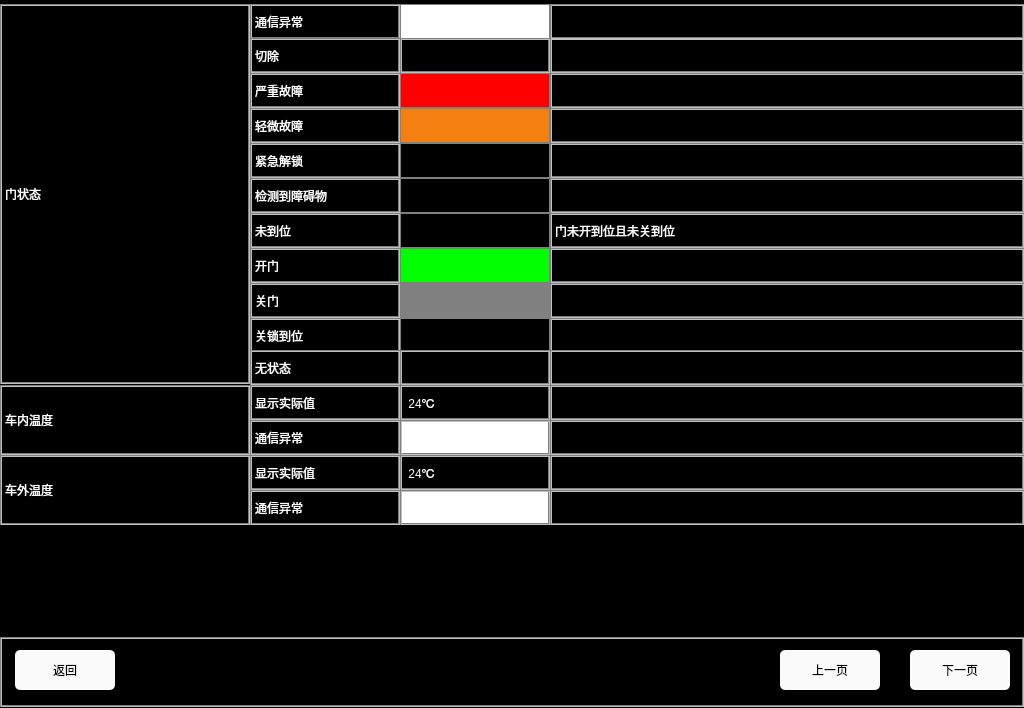
<?xml version="1.0" encoding="UTF-8"?>
<ui version="4.0">
 <class>RunstateHelpPage3</class>
 <widget class="QWidget" name="RunstateHelpPage3">
  <property name="geometry">
   <rect>
    <x>0</x>
    <y>0</y>
    <width>1024</width>
    <height>708</height>
   </rect>
  </property>
  <property name="windowTitle">
   <string>Form</string>
  </property>
  <property name="styleSheet">
   <string notr="true">QLabel
{
	color: white;
	border: 2px groove, gray;
    border-color: gray;
	font: 20px, &quot;SimHei&quot;;	
}

QWidget
{
	background-color: black;
}

QPushButton
{
	font: 20px, &quot;SimHei&quot;;
    color: black;
	background-color: rgb(250, 250, 250);
	border-radius: 5px;
}</string>
  </property>
  <widget class="QLabel" name="label_defaultInfo1_1">
   <property name="geometry">
    <rect>
     <x>400</x>
     <y>385</y>
     <width>150</width>
     <height>35</height>
    </rect>
   </property>
   <property name="styleSheet">
    <string notr="true"/>
   </property>
   <property name="text">
    <string> 24℃</string>
   </property>
  </widget>
  <widget class="QLabel" name="label_defaultInfo1">
   <property name="geometry">
    <rect>
     <x>250</x>
     <y>385</y>
     <width>150</width>
     <height>35</height>
    </rect>
   </property>
   <property name="text">
    <string>显示实际值</string>
   </property>
  </widget>
  <widget class="QLabel" name="label_voltage">
   <property name="geometry">
    <rect>
     <x>0</x>
     <y>4</y>
     <width>250</width>
     <height>380</height>
    </rect>
   </property>
   <property name="text">
    <string>门状态</string>
   </property>
  </widget>
  <widget class="QLabel" name="label_voltage4_2">
   <property name="geometry">
    <rect>
     <x>550</x>
     <y>178</y>
     <width>474</width>
     <height>35</height>
    </rect>
   </property>
   <property name="text">
    <string/>
   </property>
  </widget>
  <widget class="QLabel" name="label_defaultInfo1_7">
   <property name="geometry">
    <rect>
     <x>400</x>
     <y>455</y>
     <width>150</width>
     <height>35</height>
    </rect>
   </property>
   <property name="styleSheet">
    <string notr="true"/>
   </property>
   <property name="text">
    <string> 24℃</string>
   </property>
  </widget>
  <widget class="QLabel" name="label_breakLevel2_1">
   <property name="geometry">
    <rect>
     <x>400</x>
     <y>318</y>
     <width>150</width>
     <height>35</height>
    </rect>
   </property>
   <property name="styleSheet">
    <string notr="true">image: url(:/image/lock.png);
 border: 1px solid gray;</string>
   </property>
   <property name="text">
    <string/>
   </property>
  </widget>
  <widget class="QLabel" name="label_current1_2">
   <property name="geometry">
    <rect>
     <x>550</x>
     <y>213</y>
     <width>474</width>
     <height>35</height>
    </rect>
   </property>
   <property name="text">
    <string>门未开到位且未关到位</string>
   </property>
  </widget>
  <widget class="QLabel" name="label_breakLevel1_1">
   <property name="geometry">
    <rect>
     <x>400</x>
     <y>283</y>
     <width>150</width>
     <height>35</height>
    </rect>
   </property>
   <property name="styleSheet">
    <string notr="true">font: 20px, SimHei; color: rgb(0,0,0); background-color: gray; border: 1px solid gray;</string>
   </property>
   <property name="text">
    <string/>
   </property>
  </widget>
  <widget class="QLabel" name="label_voltage4">
   <property name="geometry">
    <rect>
     <x>250</x>
     <y>178</y>
     <width>150</width>
     <height>35</height>
    </rect>
   </property>
   <property name="text">
    <string>检测到障碍物</string>
   </property>
  </widget>
  <widget class="QLabel" name="label_breakLevel1">
   <property name="geometry">
    <rect>
     <x>250</x>
     <y>283</y>
     <width>150</width>
     <height>35</height>
    </rect>
   </property>
   <property name="text">
    <string>关门</string>
   </property>
  </widget>
  <widget class="QLabel" name="label_viewComment">
   <property name="geometry">
    <rect>
     <x>550</x>
     <y>73</y>
     <width>474</width>
     <height>35</height>
    </rect>
   </property>
   <property name="text">
    <string/>
   </property>
  </widget>
  <widget class="QLabel" name="label_defaultInfo1_5">
   <property name="geometry">
    <rect>
     <x>550</x>
     <y>420</y>
     <width>474</width>
     <height>35</height>
    </rect>
   </property>
   <property name="text">
    <string/>
   </property>
  </widget>
  <widget class="QLabel" name="label_voltage3_2">
   <property name="geometry">
    <rect>
     <x>550</x>
     <y>143</y>
     <width>474</width>
     <height>35</height>
    </rect>
   </property>
   <property name="text">
    <string/>
   </property>
  </widget>
  <widget class="QLabel" name="label_current1_1">
   <property name="geometry">
    <rect>
     <x>400</x>
     <y>213</y>
     <width>150</width>
     <height>35</height>
    </rect>
   </property>
   <property name="styleSheet">
    <string notr="true">image: url(:/image/doorOpenError.png); border: 1px solid gray;</string>
   </property>
   <property name="text">
    <string/>
   </property>
  </widget>
  <widget class="QLabel" name="label_breakLevel">
   <property name="geometry">
    <rect>
     <x>0</x>
     <y>385</y>
     <width>250</width>
     <height>70</height>
    </rect>
   </property>
   <property name="text">
    <string>车内温度</string>
   </property>
  </widget>
  <widget class="QLabel" name="label_defaultInfo1_2">
   <property name="geometry">
    <rect>
     <x>550</x>
     <y>385</y>
     <width>474</width>
     <height>35</height>
    </rect>
   </property>
   <property name="text">
    <string/>
   </property>
  </widget>
  <widget class="QLabel" name="label_voltage1">
   <property name="geometry">
    <rect>
     <x>250</x>
     <y>108</y>
     <width>150</width>
     <height>35</height>
    </rect>
   </property>
   <property name="text">
    <string>轻微故障</string>
   </property>
  </widget>
  <widget class="QLabel" name="label_voltage1_1">
   <property name="geometry">
    <rect>
     <x>400</x>
     <y>108</y>
     <width>150</width>
     <height>35</height>
    </rect>
   </property>
   <property name="styleSheet">
    <string notr="true">font: 20px, SimHei; color: rgb(0,0,0); background-color: rgb(244,128, 17); border: 1px solid gray;</string>
   </property>
   <property name="text">
    <string/>
   </property>
  </widget>
  <widget class="QLabel" name="label_defaultInfo1_6">
   <property name="geometry">
    <rect>
     <x>550</x>
     <y>455</y>
     <width>474</width>
     <height>35</height>
    </rect>
   </property>
   <property name="text">
    <string/>
   </property>
  </widget>
  <widget class="QLabel" name="label_voltage1_2">
   <property name="geometry">
    <rect>
     <x>550</x>
     <y>108</y>
     <width>474</width>
     <height>35</height>
    </rect>
   </property>
   <property name="text">
    <string/>
   </property>
  </widget>
  <widget class="QLabel" name="label_voltage3">
   <property name="geometry">
    <rect>
     <x>250</x>
     <y>143</y>
     <width>150</width>
     <height>35</height>
    </rect>
   </property>
   <property name="text">
    <string>紧急解锁</string>
   </property>
  </widget>
  <widget class="QLabel" name="label_current2_2">
   <property name="geometry">
    <rect>
     <x>550</x>
     <y>248</y>
     <width>474</width>
     <height>35</height>
    </rect>
   </property>
   <property name="text">
    <string/>
   </property>
  </widget>
  <widget class="QLabel" name="label_breakLevel2_2">
   <property name="geometry">
    <rect>
     <x>550</x>
     <y>318</y>
     <width>474</width>
     <height>35</height>
    </rect>
   </property>
   <property name="text">
    <string/>
   </property>
  </widget>
  <widget class="QLabel" name="label_current1">
   <property name="geometry">
    <rect>
     <x>250</x>
     <y>213</y>
     <width>150</width>
     <height>35</height>
    </rect>
   </property>
   <property name="text">
    <string>未到位</string>
   </property>
  </widget>
  <widget class="QLabel" name="label_voltage3_1">
   <property name="geometry">
    <rect>
     <x>400</x>
     <y>143</y>
     <width>150</width>
     <height>35</height>
    </rect>
   </property>
   <property name="styleSheet">
    <string notr="true">image: url(:/image/doorEmergency.png); border: 1px solid gray;</string>
   </property>
   <property name="text">
    <string/>
   </property>
  </widget>
  <widget class="QLabel" name="label_current2">
   <property name="geometry">
    <rect>
     <x>250</x>
     <y>248</y>
     <width>150</width>
     <height>35</height>
    </rect>
   </property>
   <property name="text">
    <string>开门</string>
   </property>
  </widget>
  <widget class="QLabel" name="label_defaultInfo1_10">
   <property name="geometry">
    <rect>
     <x>250</x>
     <y>490</y>
     <width>150</width>
     <height>35</height>
    </rect>
   </property>
   <property name="text">
    <string>通信异常</string>
   </property>
  </widget>
  <widget class="QLabel" name="label_voltage4_1">
   <property name="geometry">
    <rect>
     <x>400</x>
     <y>178</y>
     <width>150</width>
     <height>35</height>
    </rect>
   </property>
   <property name="styleSheet">
    <string notr="true">image: url(:/image/doorBlock.png); border: 1px solid gray;</string>
   </property>
   <property name="text">
    <string/>
   </property>
  </widget>
  <widget class="QLabel" name="label_defaultInfo1_8">
   <property name="geometry">
    <rect>
     <x>250</x>
     <y>455</y>
     <width>150</width>
     <height>35</height>
    </rect>
   </property>
   <property name="text">
    <string>显示实际值</string>
   </property>
  </widget>
  <widget class="QLabel" name="label_defaultInfo">
   <property name="geometry">
    <rect>
     <x>0</x>
     <y>455</y>
     <width>250</width>
     <height>70</height>
    </rect>
   </property>
   <property name="text">
    <string>车外温度</string>
   </property>
  </widget>
  <widget class="QLabel" name="label_defaultInfo1_11">
   <property name="geometry">
    <rect>
     <x>400</x>
     <y>490</y>
     <width>150</width>
     <height>35</height>
    </rect>
   </property>
   <property name="styleSheet">
    <string notr="true">background-color: white;</string>
   </property>
   <property name="text">
    <string/>
   </property>
  </widget>
  <widget class="QLabel" name="label_viewCondition">
   <property name="geometry">
    <rect>
     <x>250</x>
     <y>73</y>
     <width>150</width>
     <height>35</height>
    </rect>
   </property>
   <property name="text">
    <string>严重故障</string>
   </property>
  </widget>
  <widget class="QLabel" name="label_defaultInfo1_3">
   <property name="geometry">
    <rect>
     <x>400</x>
     <y>420</y>
     <width>150</width>
     <height>35</height>
    </rect>
   </property>
   <property name="styleSheet">
    <string notr="true">background-color: white;</string>
   </property>
   <property name="text">
    <string/>
   </property>
  </widget>
  <widget class="QLabel" name="label_breakLevel2">
   <property name="geometry">
    <rect>
     <x>250</x>
     <y>318</y>
     <width>150</width>
     <height>35</height>
    </rect>
   </property>
   <property name="text">
    <string>关锁到位</string>
   </property>
  </widget>
  <widget class="QLabel" name="label_viewItem">
   <property name="geometry">
    <rect>
     <x>400</x>
     <y>73</y>
     <width>150</width>
     <height>35</height>
    </rect>
   </property>
   <property name="styleSheet">
    <string notr="true">font: 20px, SimHei; color: rgb(0,0,0); background-color: red; border: 1px solid gray;</string>
   </property>
   <property name="text">
    <string/>
   </property>
  </widget>
  <widget class="QLabel" name="label_defaultInfo1_4">
   <property name="geometry">
    <rect>
     <x>250</x>
     <y>420</y>
     <width>150</width>
     <height>35</height>
    </rect>
   </property>
   <property name="text">
    <string>通信异常</string>
   </property>
  </widget>
  <widget class="QLabel" name="label_defaultInfo1_9">
   <property name="geometry">
    <rect>
     <x>550</x>
     <y>490</y>
     <width>474</width>
     <height>35</height>
    </rect>
   </property>
   <property name="text">
    <string/>
   </property>
  </widget>
  <widget class="QLabel" name="label_breakLevel1_2">
   <property name="geometry">
    <rect>
     <x>550</x>
     <y>283</y>
     <width>474</width>
     <height>35</height>
    </rect>
   </property>
   <property name="text">
    <string/>
   </property>
  </widget>
  <widget class="QLabel" name="label_current2_1">
   <property name="geometry">
    <rect>
     <x>400</x>
     <y>248</y>
     <width>150</width>
     <height>35</height>
    </rect>
   </property>
   <property name="styleSheet">
    <string notr="true">font: 20px, SimHei; color: rgb(0,0,0); background-color: rgb(0, 255, 0); border: 1px solid gray;</string>
   </property>
   <property name="text">
    <string/>
   </property>
  </widget>
  <widget class="QLabel" name="NavigatorBackground">
   <property name="geometry">
    <rect>
     <x>0</x>
     <y>637</y>
     <width>1024</width>
     <height>70</height>
    </rect>
   </property>
   <property name="text">
    <string/>
   </property>
  </widget>
  <widget class="QPushButton" name="btn_prePage">
   <property name="geometry">
    <rect>
     <x>780</x>
     <y>650</y>
     <width>100</width>
     <height>40</height>
    </rect>
   </property>
   <property name="styleSheet">
    <string notr="true">font: 20px, &quot;SimHei&quot;;
color: black;
background-color: rgb(250, 250, 250);
border-radius: 5px;</string>
   </property>
   <property name="text">
    <string>上一页</string>
   </property>
  </widget>
  <widget class="QPushButton" name="btn_back">
   <property name="geometry">
    <rect>
     <x>15</x>
     <y>650</y>
     <width>100</width>
     <height>40</height>
    </rect>
   </property>
   <property name="styleSheet">
    <string notr="true">font: 20px, &quot;SimHei&quot;;
color: black;
background-color: rgb(250, 250, 250);
border-radius: 5px;</string>
   </property>
   <property name="text">
    <string>返回</string>
   </property>
  </widget>
  <widget class="QPushButton" name="btn_nextPage">
   <property name="geometry">
    <rect>
     <x>910</x>
     <y>650</y>
     <width>100</width>
     <height>40</height>
    </rect>
   </property>
   <property name="styleSheet">
    <string notr="true">font: 20px, &quot;SimHei&quot;;
color: black;
background-color: rgb(250, 250, 250);
border-radius: 5px;</string>
   </property>
   <property name="text">
    <string>下一页</string>
   </property>
  </widget>
  <widget class="QLabel" name="label_voltage1_3">
   <property name="geometry">
    <rect>
     <x>550</x>
     <y>38</y>
     <width>474</width>
     <height>35</height>
    </rect>
   </property>
   <property name="text">
    <string/>
   </property>
  </widget>
  <widget class="QLabel" name="label_viewComment_2">
   <property name="geometry">
    <rect>
     <x>550</x>
     <y>4</y>
     <width>474</width>
     <height>35</height>
    </rect>
   </property>
   <property name="text">
    <string/>
   </property>
  </widget>
  <widget class="QLabel" name="label_viewCondition_2">
   <property name="geometry">
    <rect>
     <x>250</x>
     <y>4</y>
     <width>150</width>
     <height>35</height>
    </rect>
   </property>
   <property name="text">
    <string>通信异常</string>
   </property>
  </widget>
  <widget class="QLabel" name="label_viewItem_2">
   <property name="geometry">
    <rect>
     <x>400</x>
     <y>4</y>
     <width>150</width>
     <height>35</height>
    </rect>
   </property>
   <property name="styleSheet">
    <string notr="true">font: 20px, SimHei; color: rgb(0,0,0); background-color: white; border: 1px solid gray;</string>
   </property>
   <property name="text">
    <string/>
   </property>
  </widget>
  <widget class="QLabel" name="label_voltage1_4">
   <property name="geometry">
    <rect>
     <x>250</x>
     <y>38</y>
     <width>150</width>
     <height>35</height>
    </rect>
   </property>
   <property name="text">
    <string>切除</string>
   </property>
  </widget>
  <widget class="QLabel" name="label_voltage1_5">
   <property name="geometry">
    <rect>
     <x>400</x>
     <y>38</y>
     <width>150</width>
     <height>35</height>
    </rect>
   </property>
   <property name="styleSheet">
    <string notr="true">border-image: url(:/image/cut.png);</string>
   </property>
   <property name="text">
    <string/>
   </property>
  </widget>
  <widget class="QLabel" name="label_breakLevel2_3">
   <property name="geometry">
    <rect>
     <x>250</x>
     <y>350</y>
     <width>150</width>
     <height>35</height>
    </rect>
   </property>
   <property name="text">
    <string>无状态</string>
   </property>
  </widget>
  <widget class="QLabel" name="label_breakLevel2_4">
   <property name="geometry">
    <rect>
     <x>550</x>
     <y>350</y>
     <width>474</width>
     <height>35</height>
    </rect>
   </property>
   <property name="text">
    <string/>
   </property>
  </widget>
  <widget class="QLabel" name="label_breakLevel2_5">
   <property name="geometry">
    <rect>
     <x>400</x>
     <y>350</y>
     <width>150</width>
     <height>35</height>
    </rect>
   </property>
   <property name="styleSheet">
    <string notr="true"/>
   </property>
   <property name="text">
    <string/>
   </property>
  </widget>
 </widget>
 <resources/>
 <connections/>
</ui>
